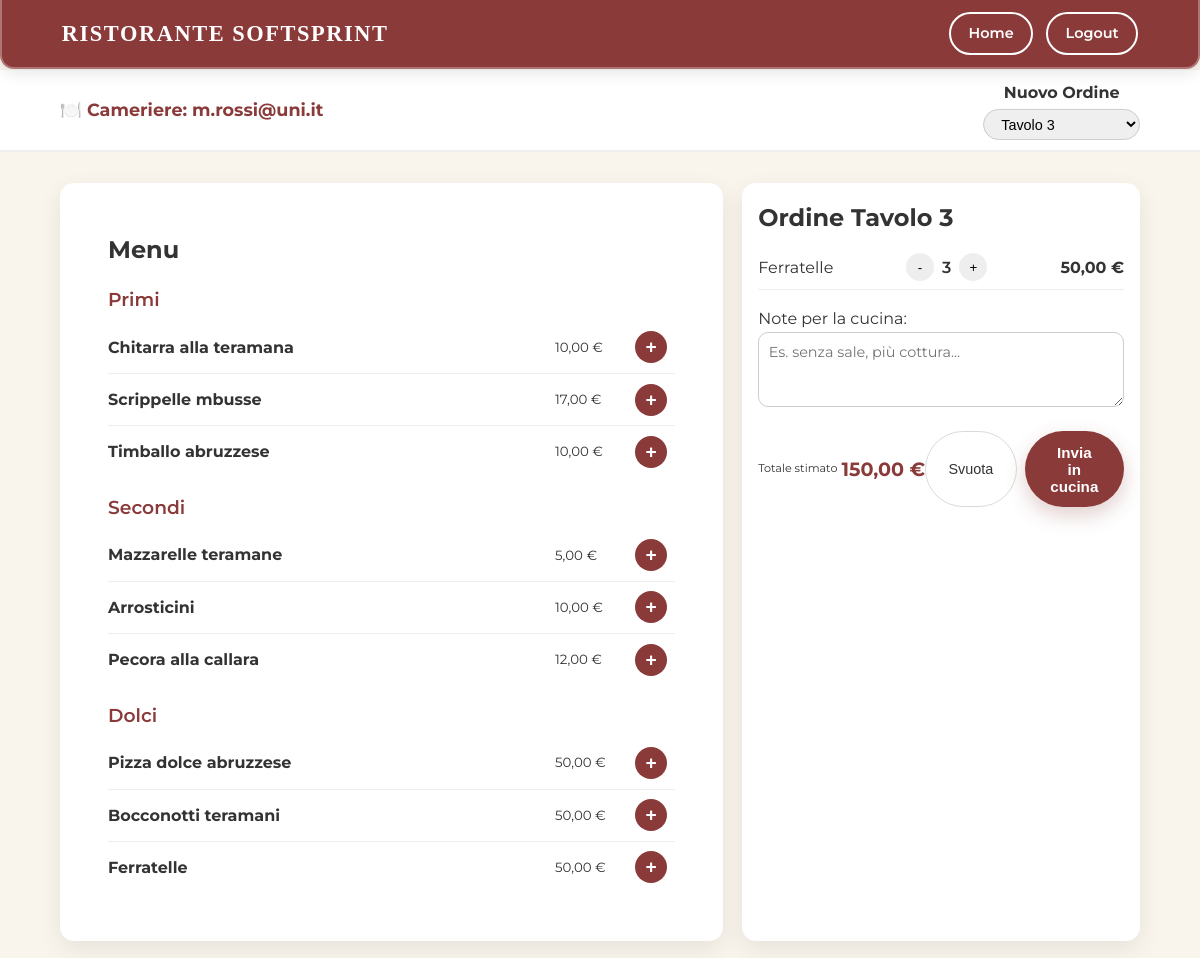
/public/cameriere.php?tavolo=3 (signed in), run on the app's committed database.
### tables this page shows
CREATE TABLE `piatto` (
  `id_piatto` int(11) NOT NULL,
  `nome` varchar(50) NOT NULL,
  `prezzo` decimal(5,0) NOT NULL,
  `categoria` varchar(255) DEFAULT NULL,
  `img` varchar(255) DEFAULT NULL,
  `descrizione` varchar(255) DEFAULT NULL
);

CREATE TABLE `ordine_piatto` (
  `id_ordine_piatto` int(11) NOT NULL,
  `id_ordine` int(11) NOT NULL,
  `id_piatto` int(11) NOT NULL,
  `quantita` int(11) NOT NULL
);

### php/includes/db.php (called while the page is built, shortened)
<?php
    function open(){
        $connDB = new mysqli(dbhost, dbuser, dbpass, db);
        return $connDB;
    }
?>

### php/class/Tavolo.php (called while the page is built, shortened)
<?php
require_once __DIR__ . "/../includes/db.php";
class Tavolo {
    private $db;
    public function __construct($db=null) {
        $this->db = $db ?? open();
    }
    public function getTavoli(): array {
        $query = "SELECT * FROM tavolo ORDER BY numero ASC";
        $req= $this->db->query($query);
        return $req->fetch_all(MYSQLI_ASSOC);
    }
}

### php/class/Piatto.php (called while the page is built, shortened)
<?php
require_once __DIR__ . "/../includes/db.php";
class Piatto {
    private $db;
    public function __construct() {
        $this->db = open();
    }
    public function getMenu(): array {
        $query = "SELECT * FROM piatto";
        $req= $this->db->query($query);
        return $req ->fetch_all(MYSQLI_ASSOC);
    }
}

### php/class/Ordine.php (called while the page is built, shortened)
<?php
require_once __DIR__ . "/../includes/db.php";
require_once "OrdinePiatto.php";
class Ordine {
    private $db;
    private $ordinePiatto;
    public function __construct($db = null, $ordinePiatto = null) {
        $this->db =$db ?? open();
        $this->ordinePiatto = $ordinePiatto ?: new OrdinePiatto();
    }
    public function getPiattiDaOrdine(int $idTavolo): array {
        $sql = "SELECT id_ordine FROM ordine WHERE id_tavolo = ?  ORDER BY data_ora DESC LIMIT 1";
        $stmt = $this->db->prepare($sql);
        $stmt->bind_param("i", $idTavolo);
        $stmt->execute();
        $result = $stmt->get_result();
        $row = $result->fetch_assoc();
        return $this->ordinePiatto->getPiatti($row['id_ordine']);
    }
}

### php/class/OrdinePiatto.php (called while the page is built, shortened)
<?php
require_once __DIR__ . "/../includes/db.php";
class OrdinePiatto {
    private $db;
    public function __construct() {
        $this->db = open();
    }
    public function getPiatti(int $idOrdine): array {
        $sql = "SELECT p.id_piatto, p.nome, p.prezzo, op.quantita
                FROM ordine_piatto op
                JOIN piatto p ON op.id_piatto = p.id_piatto
                WHERE op.id_ordine = ?";
        $stmt = $this->db->prepare($sql);
        $stmt->bind_param("i", $idOrdine);
        $stmt->execute();
        $result = $stmt->get_result();
        $piatti = $result->fetch_all(MYSQLI_ASSOC);
        return $piatti;
    }
}

### public/cameriere.php (the view, shortened to what this page needs)
<?php
require_once "../php/includes/header.php";
require_once "../php/class/Ordine.php";
require_once "../php/class/Tavolo.php";
require_once "../php/class/Piatto.php";
$header = new Header();
$id_tavolo = isset($_GET['tavolo']) ? intval($_GET['tavolo']) : 0;
$tavoloObj = new Tavolo();
$listaTavoli = $tavoloObj->getTavoli();
$piattoObj = new Piatto();
$menu = $piattoObj->getMenu();
$piattiPerCategoria = [];
foreach ($menu as $p) {
    $piattiPerCategoria[$p['categoria']][] = $p;
}
$ordine = new Ordine();
$piattiOrdine = $ordine->getPiattiDaOrdine($id_tavolo);
?>
<?php echo $header->render('user'); ?>
<header class="waiter-topbar">
    <div class="container topbar-inner">
        <strong class="cameriere-title">🍽️ Cameriere: <?= htmlspecialchars($_SESSION['email']); ?></strong>
        <div class="topbar-center">
            <strong>Nuovo Ordine</strong><br>
            <select id="select-tavolo" onchange="vaiAlTavolo(this)">
                <?php foreach ($listaTavoli as $t): ?>
                    <option value="<?= $t['id_tavolo'] ?>" <?= $id_tavolo == $t['id_tavolo'] ? 'selected' : '' ?>>
                        Tavolo <?= htmlspecialchars($t['numero']); ?>
                    </option>
                <?php endforeach; ?>
            </select>
        </div>
    </div>
</header>
<main class="container waiter-layout">
<section class="menu-panel">
    <h2>Menu</h2>
    <?php foreach ($piattiPerCategoria as $categoria => $piatti): ?>
        <div class="menu-category">
            <h3><?= htmlspecialchars($categoria) ?></h3>
            <ul>
                <?php foreach ($piatti as $p):
                    $id = intval($p['id_piatto']);
                    $price = floatval($p['prezzo']);
                    $title = htmlspecialchars($p['nome'], ENT_QUOTES);
                ?>
                <li class="dish" data-id="<?= $id ?>" data-price="<?= $price ?>" data-title="<?= $title ?>">
                    <strong><?= $title ?></strong>
                    <small><?= number_format($price, 2, ',', '') ?> €</small>
                    <button class="dish-add">+</button>
                </li>
                <?php endforeach; ?>
            </ul>
        </div>
    <?php endforeach; ?>
</section>
<aside class="order-panel">
<header class="order-header">
    <h2 id="ordine-titolo">Ordine Tavolo <?= $id_tavolo > 0 ? $id_tavolo : '' ?></h2>
</header>
<ul class="order-items" id="order-items">
<?php if (!empty($piattiOrdine)): ?>
    <?php foreach ($piattiOrdine as $p):
        $id = $p['id_piatto'];
        $price = $p['prezzo'];
        $title = $p['nome'];
        $qty = $p['quantita'];
    ?>
    <li class="order-item" data-id="<?= $id ?>" data-price="<?= $price ?>">
        <span class="order-item-name"><?= htmlspecialchars($title, ENT_QUOTES) ?></span>
        <div class="qty-controls">
            <button class="qty-minus">-</button>
            <span class="qty"><?= $qty ?></span>
            <button class="qty-plus">+</button>
        </div>
        <strong class="order-item-price"><?= number_format($price, 2, ',', '') ?> €</strong>
    </li>
    <?php endforeach; ?>
<?php endif; ?>
</ul>
<div>
    <label for="note-cucina">Note per la cucina:</label>
    <textarea id="note-cucina" rows="3" placeholder="Es. senza sale, più cottura..."></textarea>
</div>
<div class="order-footer">
    <div class="order-total">
        <span>Totale stimato</span>
        <strong id="order-total">0 €</strong>
    </div>
    <div class="order-actions">
        <button class="btn-secondary" id="btn-svuota">Svuota</button>
        <button class="btn-primary" id="btn-invia">Invia in cucina</button>
    </div>
</div>
</aside>
</main>
</body>
</html>

### css/style.css (style rules this page uses)
:root { --bg: #f9f4ec; --primary: #8b3a3a; --secondary: #47624f; --accent: #e1c699; --text: #333333; --light: #ffffff; }
* { box-sizing: border-box; margin: 0; padding: 0; }
body { font-family: "Montserrat", system-ui, -apple-system, sans-serif; background-color: var(--bg); color: var(--text); line-height: 1.6; }
header, main, footer { width: 100%; }
.container { width: 90%; max-width: 1200px; margin: 0 auto; }
.btn-primary { padding: 0.8rem 1.6rem; border-radius: 999px; border: none; background-color: var(--primary); color: var(--light); font-weight: 600; font-size: 0.95rem; cursor: pointer; transition: transform 0.15s ease-out, box-shadow 0.15s ease-out, background-color 0.15s ease-out; box-shadow: 0 8px 20px rgba(139, 58, 58, 0.25); }
.btn-secondary { padding: 0.8rem 1.4rem; border-radius: 999px; border: 1px solid rgba(0, 0, 0, 0.15); background-color: transparent; color: var(--text); font-weight: 500; font-size: 0.9rem; cursor: pointer; transition: background-color 0.15s ease-out; }
section:not(.hero-blur) { padding: 3rem 0; }
.dish { display: grid !important; grid-template-columns: 1fr 80px 40px; align-items: center; }
.order-total { font-size: 0.7rem !important; white-space: nowrap !important; display: flex; align-items: center; gap: 4px; }
.order-actions { display: flex; gap: 0.4rem; }
.waiter-topbar { position: sticky; top: 70px; z-index: 30; background: var(--light); border-bottom: 2px solid rgba(0, 0, 0, 0.06); padding: 0.6rem 0; }
.waiter-topbar .topbar-inner { display: flex; justify-content: space-between; align-items: center; }
.cameriere-title { color: var(--primary); font-size: 1.1rem; }
.topbar-center { text-align: center; }
.waiter-topbar select { margin-top: 0.25rem; padding: 0.35rem 0.8rem; border-radius: 999px; border: 1px solid #ccc; font-size: 0.9rem; }
.waiter-layout { margin-top: 2rem; display: grid; grid-template-columns: 2fr 1.2fr; gap: 1.2rem; }
.menu-panel { background: var(--light); padding: 3rem !important; border-radius: 14px; box-shadow: 0 8px 24px rgba(0, 0, 0, 0.08); max-height: calc(100vh - 200px); overflow-y: auto; }
.menu-category h3 { margin: 1rem 0 0.4rem; color: var(--primary); font-weight: 600; }
.menu-category ul { list-style: none; padding: 0; margin: 0; }
.dish { display: flex; justify-content: space-between; align-items: center; padding: 0.6rem 0; border-bottom: 1px solid #eee; }
.dish:last-child { border-bottom: none; }
.dish-add { width: 32px; height: 32px; border-radius: 999px; background: var(--primary); color: white; font-size: 1.2rem; font-weight: 700; cursor: pointer; border: none; display: inline-flex; align-items: center; justify-content: center; }
.order-panel { background: var(--light); padding: 1rem; border-radius: 14px; box-shadow: 0 8px 24px rgba(0, 0, 0, 0.08); max-height: calc(100vh - 200px); overflow-y: auto; display: flex; flex-direction: column; gap: 1rem; }
.order-header { display: flex; justify-content: space-between; align-items: center; }
.order-items { display: flex; flex-direction: column; gap: 1rem; list-style: none; padding: 0; margin: 0; }
.order-item { display: flex; justify-content: space-between; align-items: center; border-bottom: 1px solid #eee; padding-bottom: 0.5rem; }
.order-item-name { max-width: 50%; }
.qty-controls { display: flex; align-items: center; }
.qty-controls button { width: 28px; height: 28px; border-radius: 999px; background: #eee; border: none; cursor: pointer; }
.qty-controls span.qty { margin: 0 0.5rem; font-weight: 600; }
.order-item-price { min-width: 4rem; text-align: right; }
.order-footer { display: flex; justify-content: space-between; align-items: center; }
.order-total strong { font-size: 1.2rem; color: var(--primary); }
.order-actions { display: flex; gap: 0.5rem; }
#note-cucina { width: 100%; border-radius: 10px; border: 1px solid #ccc; padding: 0.6rem; resize: vertical; font-family: inherit; font-size: 0.9rem; }
.waiter-layout .order-panel { background: var(--light); padding: 1rem; border-radius: 14px; box-shadow: 0 8px 24px rgba(0, 0, 0, 0.08); max-height: calc(100vh - 200px); overflow-y: auto; display: flex; flex-direction: column; gap: 1rem; }
.waiter-layout .order-actions { display: flex; gap: 0.5rem; }

### data on the page
piatto: nome "Chitarra alla teramana", prezzo "10,00"
piatto: nome "Scrippelle mbusse", prezzo "17,00"
piatto: nome "Timballo abruzzese", prezzo "10,00"
piatto: nome "Mazzarelle teramane", prezzo "5,00"
piatto: nome "Arrosticini", prezzo "10,00"
piatto: nome "Pecora alla callara", prezzo "12,00"
piatto: nome "Pizza dolce abruzzese", prezzo "50,00"
piatto: nome "Bocconotti teramani", prezzo "50,00"
piatto: nome "Ferratelle", prezzo "50,00"
ordine_piatto: id_piatto.nome "Ferratelle", quantita "3", id_piatto.prezzo "50,00"

### other printed values
$_SESSION['email'] "m.rossi@uni.it"
$categoria "Primi"
$categoria "Secondi"
$categoria "Dolci"
